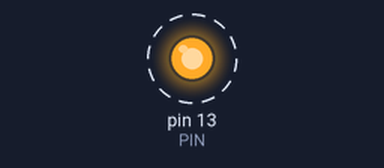
This sketch was run on a simulated Arduino Uno, built with avr-gcc and run on an emulated ATmega328P. On the bench: output pins drawn as LEDs (lit = HIGH). Dashed ring = blinking.

Above: at 0.5 s.
Timing chart, 0 to 4.6 s (numbered marks = the images above):
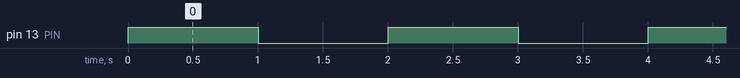

The sketch:

blink.ino
```cpp
// blink.ino

#define PIN 13
#define DT 1000

void setup() {
  pinMode(PIN, OUTPUT);
}

void loop() {
  digitalWrite(PIN, HIGH);
  delay(DT);
  digitalWrite(PIN, LOW);
  delay(DT);
}
```

Measured:
- by itself, pin 13 (PIN): alternates HIGH for 1.0 s and LOW for 1.0 s
